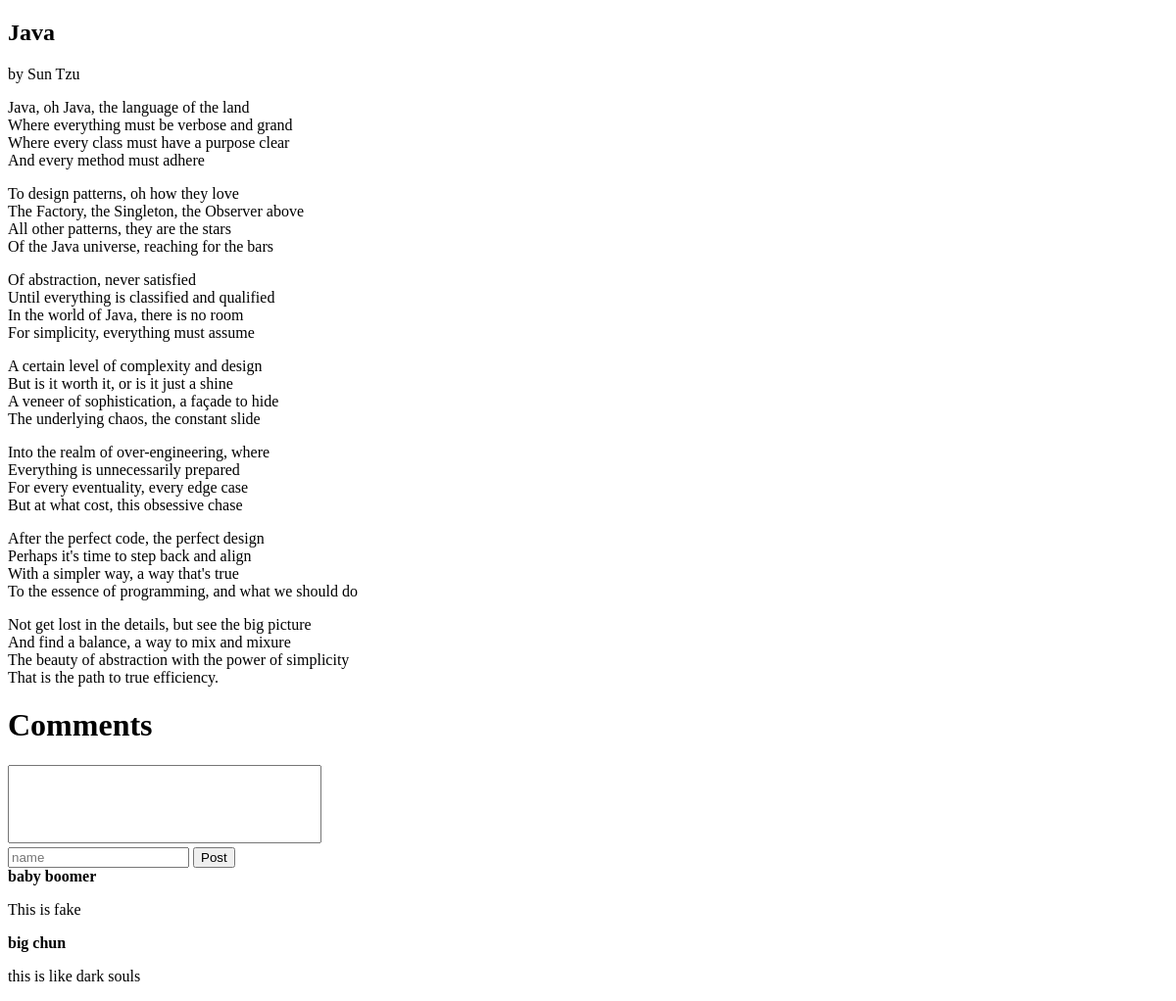
Before: / with the older database file.
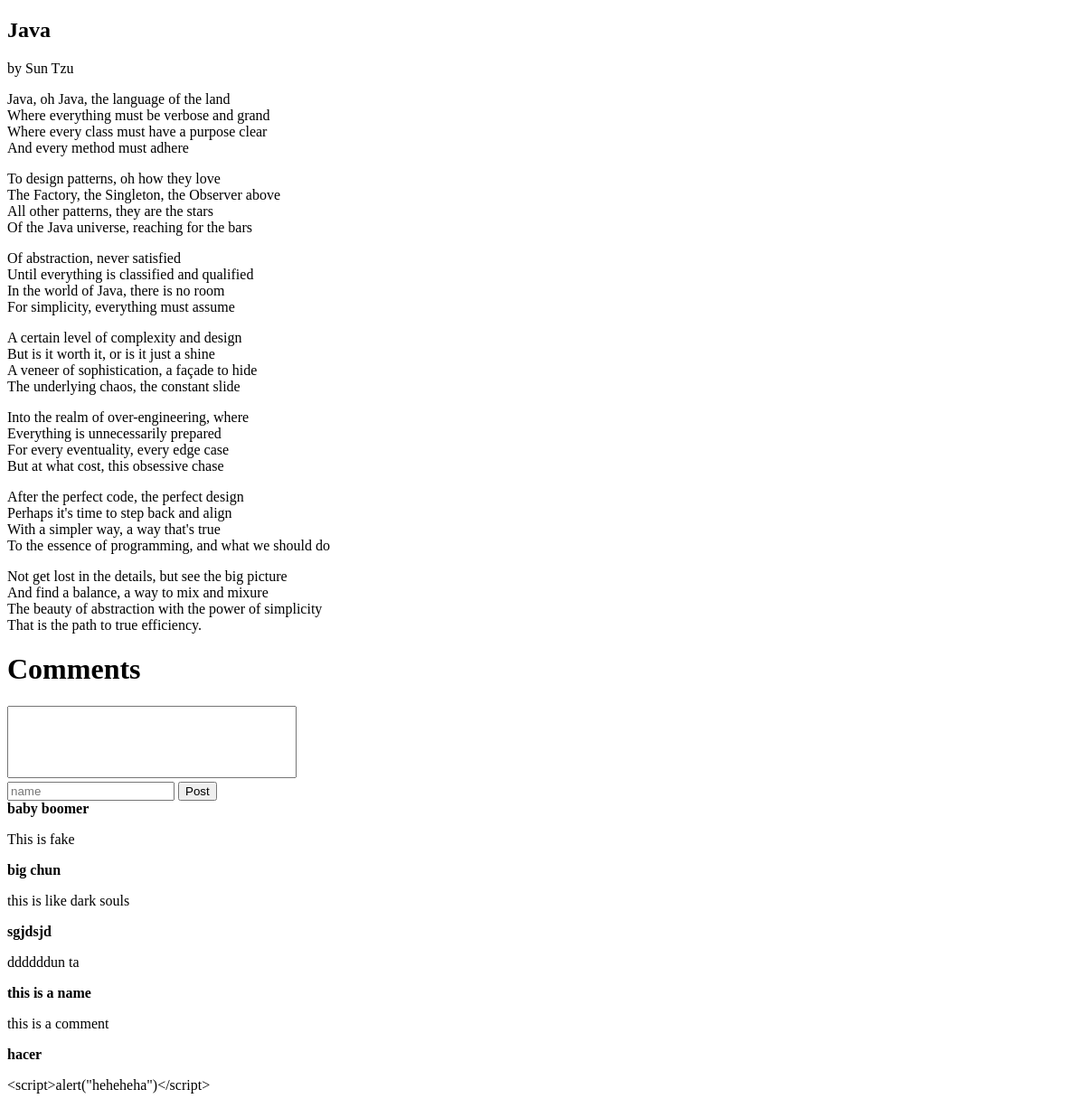
After: the same page with the newer database file.
### tables this page shows
CREATE TABLE Comment(
              id INTEGER PRIMARY KEY ASC AUTOINCREMENT
            , name TEXT
            , content TEXT
            , approval_state INTEGER
        );

### index.php (the view, shortened to what this page needs)
<?php
$db = new SQLite3("data.db");
?>
<!DOCTYPE html>
<html>
<head>
</head>
<body>
<article>
<h1>Java</h1>
<p>by Sun Tzu</p>
<p>
Java, oh Java, the language of the land<br>
Where everything must be verbose and grand<br>
Where every class must have a purpose clear<br>
And every method must adhere
</p>
<p>
To design patterns, oh how they love<br>
The Factory, the Singleton, the Observer above<br>
All other patterns, they are the stars<br>
Of the Java universe, reaching for the bars
</p>
<p>
Of abstraction, never satisfied<br>
Until everything is classified and qualified<br>
In the world of Java, there is no room<br>
For simplicity, everything must assume
</p>
<p>
A certain level of complexity and design<br>
But is it worth it, or is it just a shine<br>
A veneer of sophistication, a façade to hide<br>
The underlying chaos, the constant slide
</p>
<p>
Into the realm of over-engineering, where<br>
Everything is unnecessarily prepared<br>
For every eventuality, every edge case<br>
But at what cost, this obsessive chase
</p>
<p>
After the perfect code, the perfect design<br>
Perhaps it's time to step back and align<br>
With a simpler way, a way that's true<br>
To the essence of programming, and what we should do
</p>
<p>
Not get lost in the details, but see the big picture<br>
And find a balance, a way to mix and mixure<br>
The beauty of abstraction with the power of simplicity<br>
That is the path to true efficiency.
</p>
</article>
<h1>Comments</h1>
<form method="POST" action="/6/comment.php" id="make-comment">
	<textarea name="content"></textarea>
	<br>
	<input type="text" name="name" placeholder="name">
	<input type="submit" value="Post">
</form>
<div id="comments">
<?php
$statement = $db->prepare(
	"SELECT name, content FROM Comment WHERE approval_state = 1"
);
$result = $statement->execute();
?>
<?php while ($row = $result->fetchArray()) { ?>
	<div>
		<b><?php echo htmlentities($row["name"]) ?></b>
		<p><?php echo htmlentities($row["content"]) ?></p>
	</div>
<?php } ?>
</div>
</body>
</html>

### index.php (style rules this page uses)
body { box-sizing: border-box; }
#make-comment { width: min(40ch, 100%); box-sizing: border-box; }
#make-comment > textarea { width: 100%; resize: none; box-sizing: border-box; min-height: 10ch; }

Changed rows visible on the page:
added comment: name "sgjdsjd", content "ddddddun ta"
added comment: name "this is a name", content "this is a comment"
added comment: name "hacer", content "<script>alert(\"heheheha\")</script>"
